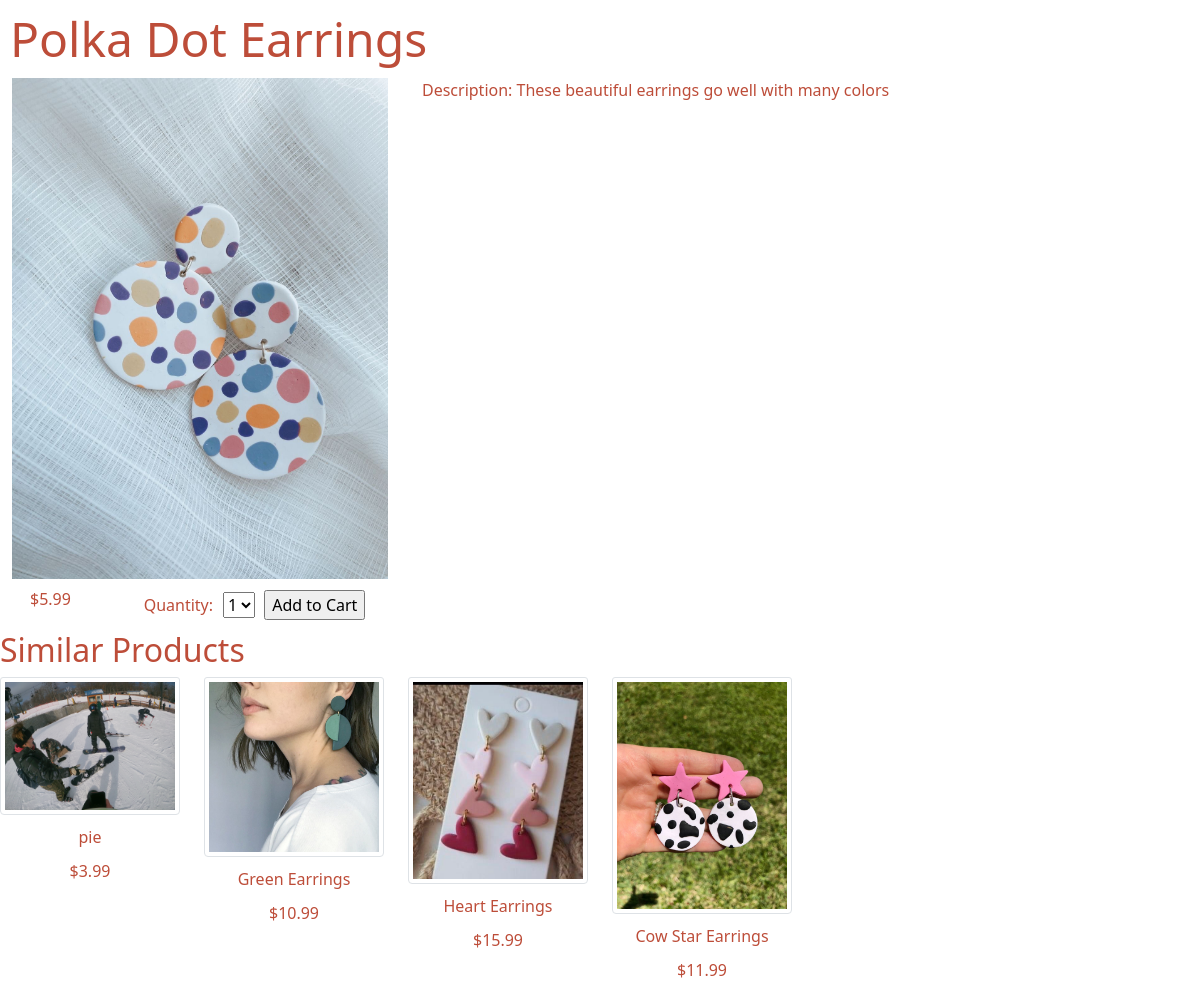
The page /show/product/20 on the database its author committed.
### store/models.py (models this page shows)
class Product(models.Model):
    name = models.CharField(max_length=255)
    slug = models.SlugField()
    description = models.TextField()
    product_type = models.CharField(max_length=255)
    price = models.DecimalField(max_digits=6, decimal_places=2)
    size = models.CharField(max_length=10, null=True)
    stock = models.IntegerField()
    product_image = models.ImageField(upload_to='images/', null=True)
    created_at = models.DateTimeField(auto_now_add=True)
    updated_at = models.DateTimeField(auto_now=True)

### store/views.py (the view)
# urls.py: path('show/product/<int:id>', views.show_product),
def show_product(request, id):
    product = Product.objects.get(id=id)
    cart_product_form = CartAddProductForm()
    similar_products = Product.objects.all().filter(product_type = product.product_type).exclude(name = product.name)[:4]
    return render(request, 'show.html', {'product':product, 'cart_product_form':cart_product_form, 'all_products':similar_products})

### cart/forms.py
class CartAddProductForm(forms.Form):
    quantity= forms.TypedChoiceField(choices=PRODUCT_QUANTITY_CHOICES, coerce=int)
    override = forms.BooleanField(required=False, initial=False, widget=forms.HiddenInput)

### cart/context_processors.py (called while the page is built)
def cart(request):
    return {'cart':Cart(request)}

### store/templates/show.html (shortened to what this page needs)
<!DOCTYPE html>
<html lang="en">
<head>
    <link href="https://cdn.jsdelivr.net/npm/bootstrap@5.1.3/dist/css/bootstrap.min.css" rel="stylesheet">
    {% load static %}
    <link rel="stylesheet" type="text/css" href="{% static 'css/style_show.css' %}">
</head>
<body>
    <h1>{{product.name}}</h1>
    <div class="container-fluid">
        <div class="row align-content-center">
            <img src="http://127.0.0.1:8000/media/{{ product.product_image }}" alt="{{product.name}}" class="main_product">
            <p class="col-6">Description: {{product.description}}</p>
        </div>
        <div class="row p-2">
            <p class="col-1">${{product.price}}</p>
            <form action="{% url 'cart:cart_add' product.id %}" method="post" class="col-6">
                {{ cart_product_form }}
                <input type="submit" value="Add to Cart">
            </form>
        </div>
    </div>
    <div class=".d-none .d-sm-block">
        <h2 class="d-none d-md-block">Similar Products</h2>
        <div class="row d-none d-md-flex">
            {% for product in all_products %}
                    <div class="text-center col-sm-1 col-md-3 col-lg-2" >
                            <a href="/show/product/{{product.id}}">
                                <img src="http://127.0.0.1:8000/media/{{ product.product_image }}" alt="{{ product.name }}" class="img-thumbnail card-img-top">
                            </a>
                            <p class="card-title">{{product.name}}</p>
                            <p class="card-text">${{product.price}}</p>
                    </div>
            {% endfor %}
        </div>
    </div>
</body>
</html>

### static/css/style_show.css (style rules this page uses)
body { color: rgb(189, 77, 57); }
.main_product { min-width: 200px; max-width: 400px; }
p { text-size-adjust: 50%; margin: 10px; }
h1 { font-size: 3rem; margin: 10px; }
label { text-size-adjust: 50%; margin: 5px; }
select { text-size-adjust: 50%; margin: 5px; }

### rows shown on the page
Product: name "Polka Dot Earrings", product_image (picture), description "These beautiful earrings go well with many colors", price "5.99"
Product: product_image (picture), name "pie", price "3.99"
Product: product_image (picture), name "Green Earrings", price "10.99"
Product: product_image (picture), name "Heart Earrings", price "15.99"
Product: product_image (picture), name "Cow Star Earrings", price "11.99"
